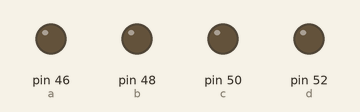
The sketch below on a simulated Arduino Mega 2560, built with avr-gcc and run on an emulated ATmega2560. Parts: output pins drawn as LEDs (lit = HIGH).

Above: at 0.2 s.
At 1.2 s:
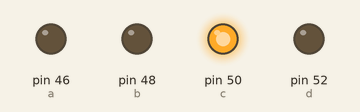
At 2.2 s:
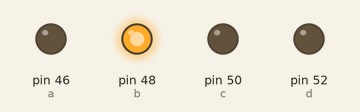
At 4.7 s:
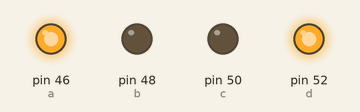
At 7.2 s:
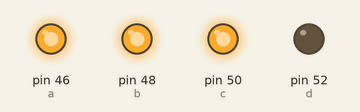
At 9.7 s:
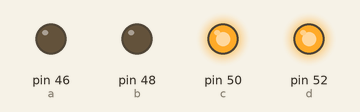
Timing chart, 0 to 10.4 s (numbered marks = the images above):
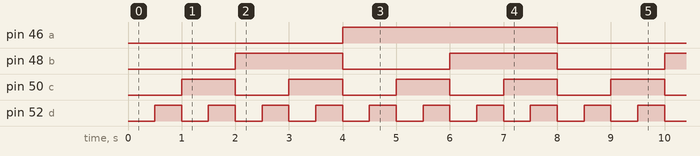

The sketch:

counter.ino
```cpp
int a = 46;
int b = 48;
int c = 50;
int d = 52;

bool a_h = false;
bool b_h = false;
bool c_h = false;
bool d_h = false;

int counter = 0;


void setup() {
  // put your setup code here, to run once:
  pinMode(a, OUTPUT);
  pinMode(b, OUTPUT);
  pinMode(c, OUTPUT);
  pinMode(d, OUTPUT);
}

void loop() {
  // put your main code here, to run repeatedly:

  if (counter == 16) counter = 0;

  if (counter == 0) {
     a_h = false;
     b_h = false;
     c_h = false;
     d_h = false;
  } else if (counter == 1) {
     a_h = true;
     b_h = false;
     c_h = false;
     d_h = false;
  } else if (counter == 2) {
     a_h = false;
     b_h = true;
     c_h = false;
     d_h = false;
  } else if (counter == 3) {
     a_h = true;
     b_h = true;
     c_h = false;
     d_h = false;
  } else if (counter == 4) {
     a_h = false;
     b_h = false;
     c_h = true;
     d_h = false;
  } else if (counter == 5) {
     a_h = true;
     b_h = false;
     c_h = true;
     d_h = false;
  } else if (counter == 6) {
     a_h = false;
     b_h = true;
     c_h = true;
     d_h = false;
  } else if (counter == 7) {
     a_h = true;
     b_h = true;
     c_h = true;
     d_h = false;
  } else if (counter == 8) {
     a_h = false;
     b_h = false;
     c_h = false;
     d_h = true;
  } else if (counter == 9) {
     a_h = true;
     b_h = false;
     c_h = false;
     d_h = true;
  } else if (counter == 10) {
     a_h = false;
     b_h = true;
     c_h = false;
     d_h = true;
  } else if (counter == 11) {
     a_h = true;
     b_h = true;
     c_h = false;
     d_h = true;
  } else if (counter == 12) {
     a_h = false;
     b_h = false;
     c_h = true;
     d_h = true;
  } else if (counter == 13) {
     a_h = true;
     b_h = false;
     c_h = true;
     d_h = true;
  } else if (counter == 14) {
     a_h = false;
     b_h = true;
     c_h = true;
     d_h = true;
  } else if (counter == 15) {
     a_h = true;
     b_h = true;
     c_h = true;
     d_h = true;
  }

  if (d_h) {
    digitalWrite(a, HIGH);
  } else {
    digitalWrite(a, LOW);
  }

  if (c_h) {
    digitalWrite(b, HIGH);
  } else {
    digitalWrite(b, LOW);
  }

  if (b_h) {
    digitalWrite(c, HIGH);
  } else {
    digitalWrite(c, LOW);
  }

  if (a_h) {
    digitalWrite(d, HIGH);
  } else {
    digitalWrite(d, LOW);
  }

  counter++;

  delay(500);
}
```

Measured:
- by itself, pin 46 (a): alternates HIGH for 4.0 s and LOW for 4.0 s
- by itself, pin 48 (b): alternates HIGH for 2.0 s and LOW for 2.0 s
- by itself, pin 50 (c): alternates HIGH for 1.0 s and LOW for 1.0 s
- by itself, pin 52 (d): alternates HIGH for 0.50 s and LOW for 0.50 s
